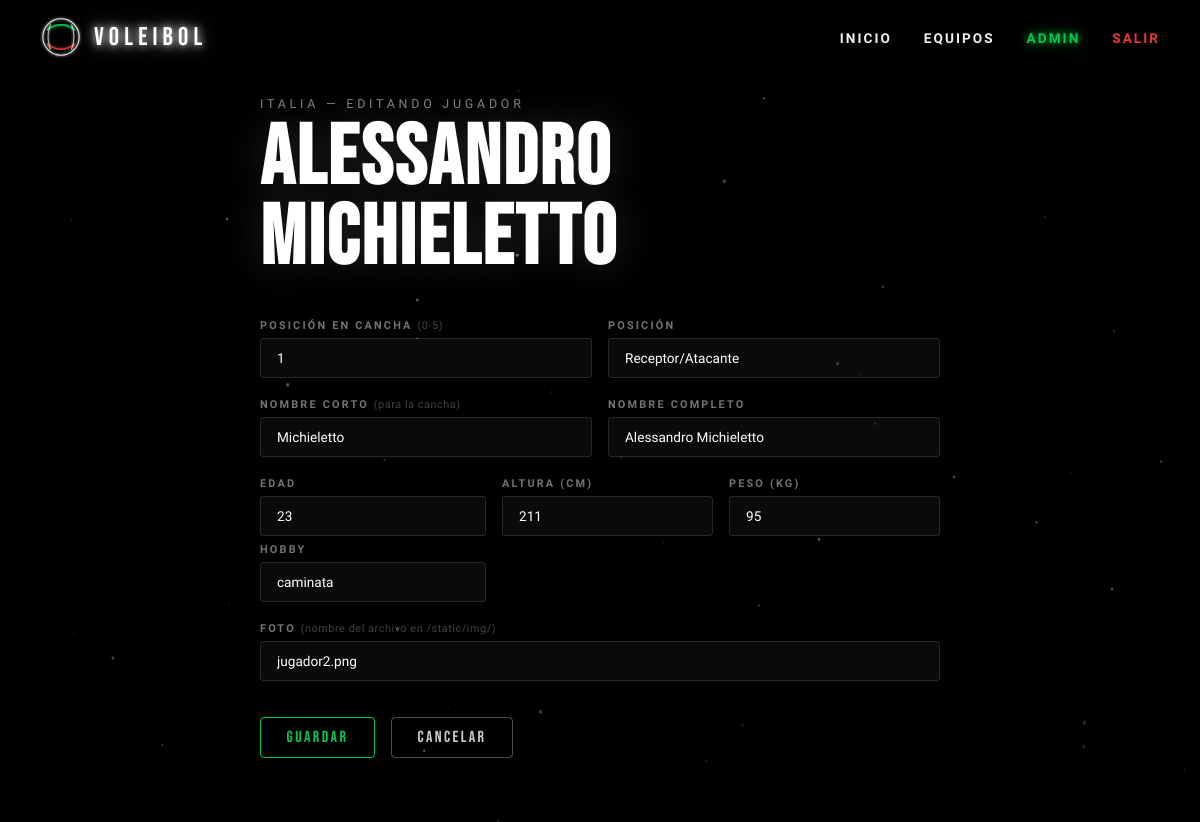
The app's page /equipos/admin-panel/equipo/1/jugador/2/editar/ (signed in) with its own data.
### equipos/models.py (models this page shows, shortened)
class Equipo(models.Model):
    slug        = models.SlugField(unique=True)          # 'italia', 'polonia', 'brasil'
    nombre      = models.CharField(max_length=100)       # 'ITALIA'
    subtitulo   = models.CharField(max_length=200)
    clase_color = models.CharField(max_length=50)        # 'equipo-italia'
    imagen      = models.CharField(max_length=100)       # 'equipo-italia.png'
    class Meta:
        verbose_name = 'Equipo'
        verbose_name_plural = 'Equipos'

class Jugador(models.Model):
    POSICIONES = [
        ('Armador',           'Armador'),
        ('Receptor/Atacante', 'Receptor/Atacante'),
        ('Central',           'Central'),
        ('Opuesto',           'Opuesto'),
        ('Líbero',            'Líbero'),
    ]
    equipo          = models.ForeignKey(Equipo, on_delete=models.CASCADE, related_name='jugadores')
    orden           = models.PositiveSmallIntegerField(default=0)   # 0-5, posición en cancha
    nombre          = models.CharField(max_length=60)               # apellido corto
    nombre_completo = models.CharField(max_length=120)
    hobby = models.CharField(max_length=120, default='')
    posicion        = models.CharField(max_length=30, choices=POSICIONES)
    edad            = models.PositiveSmallIntegerField()
    altura_cm       = models.PositiveSmallIntegerField()            # solo el número
    peso_kg         = models.PositiveSmallIntegerField()
    foto            = models.CharField(max_length=100)              # 'jugador1.png'
    class Meta:
        ordering = ['equipo', 'orden']
        verbose_name = 'Jugador'
        verbose_name_plural = 'Jugadores'

### equipos/views.py (the view, shortened to what this page needs)
# urls.py: path('admin-panel/equipo/<int:equipo_pk>/jugador/<int:pk>/editar/', views.jugador_form,     name='jugador_editar'),
@login_required
def jugador_form(request, equipo_pk, pk=None):
    equipo  = get_object_or_404(Equipo, pk=equipo_pk)
    jugador = get_object_or_404(Jugador, pk=pk, equipo=equipo) if pk else None
    return render(request, 'equipos/admin/jugador_form.html', {
        'equipo': equipo, 'jugador': jugador,
        'posiciones': Jugador.POSICIONES,
    })

### templates/equipos/admin/jugador_form.html (shortened to what this page needs)
{% extends 'equipos/admin/base_admin.html' %}
{% block contenido %}
<div class="form-wrap">
  <p class="texto-subtitulo">{{ equipo.nombre }} — {% if jugador %}Editando jugador{% else %}Nuevo jugador{% endif %}</p>
  <h1 class="texto-titulo">{% if jugador %}{{ jugador.nombre_completo|upper }}{% else %}AGREGAR <span class="acento-verde">JUGADOR</span>{% endif %}</h1>
  <form method="post" class="admin-form">
    <div class="campo-grid">
      <div class="campo">
        <label>POSICIÓN EN CANCHA <span class="campo-hint">(0-5)</span></label>
        <input type="number" name="orden" min="0" max="5" required value="{{ jugador.orden|default:'0' }}"/>
      </div>
      <div class="campo">
        <label>POSICIÓN</label>
        <select name="posicion" required>
          {% for valor, etiqueta in posiciones %}
          <option value="{{ valor }}" {% if jugador.posicion == valor %}selected{% endif %}>{{ etiqueta }}</option>
          {% endfor %}
        </select>
      </div>
    </div>
    <div class="campo-grid">
      <div class="campo">
        <label>NOMBRE CORTO <span class="campo-hint">(para la cancha)</span></label>
        <input type="text" name="nombre" required placeholder="Giannelli" value="{{ jugador.nombre|default:'' }}"/>
      </div>
      <div class="campo">
        <label>NOMBRE COMPLETO</label>
        <input type="text" name="nombre_completo" required placeholder="Simone Giannelli" value="{{ jugador.nombre_completo|default:'' }}"/>
      </div>
    </div>
    <div class="campo-grid tres">
      <div class="campo">
        <label>EDAD</label>
        <input type="number" name="edad" required min="16" max="50" value="{{ jugador.edad|default:'' }}"/>
      <div class="campo">
        <label>HOBBY</label>
        <input type="text" name="hobby" required placeholder="caminata" value="{{ jugador.hobby|default:'' }}"/>
      </div>
      </div>
      <div class="campo">
        <label>ALTURA (cm)</label>
        <input type="number" name="altura_cm" required min="150" max="230" value="{{ jugador.altura_cm|default:'' }}"/>
      </div>
      <div class="campo">
        <label>PESO (kg)</label>
        <input type="number" name="peso_kg" required min="50" max="150" value="{{ jugador.peso_kg|default:'' }}"/>
      </div>
    </div>
    <div class="campo">
      <label>FOTO <span class="campo-hint">(nombre del archivo en /static/img/)</span></label>
      <input type="text" name="foto" required placeholder="jugador1.png" value="{{ jugador.foto|default:'' }}"/>
    </div>
    <div class="form-botones">
      <button type="submit" class="btn-admin btn-verde">GUARDAR</button>
      <a href="{% url 'admin_panel' %}" class="btn-admin btn-blanco">CANCELAR</a>
    </div>
  </form>
</div>
{% endblock %}

### static/css/estilos.css (style rules this page uses)
:root { --negro: #000000; --negro-suave: #050505; --blanco: #ffffff; --blanco-suave: #F0F0F0; --verde: #00C853; --rojo: #E53935; --rojo-vivo: #FF1744; --fuente-titulo: 'Bebas Neue', sans-serif; --fuente-cuerpo: 'Chakra Petch', sans-serif; --brillo-blanco: 0 0 8px #fff, 0 0 20px rgba(255,255,255,0.6); --brillo-verde: 0 0 8px #00C853, 0 0 25px rgba(0,200,83,0.5); --brillo-rojo: 0 0 8px #E53935, 0 0 25px rgba(229,57,53,0.5); }
*, *::before, *::after { margin: 0; padding: 0; box-sizing: border-box; }
html { scroll-behavior: smooth; }
body { background: var(--negro); color: var(--blanco); font-family: var(--fuente-cuerpo); overflow-x: hidden; }
.texto-subtitulo { font-family: var(--fuente-cuerpo); font-size: 0.78rem; font-weight: 300; letter-spacing: 0.3em; text-transform: uppercase; color: rgba(255,255,255,0.5); margin-bottom: 0.5rem; }
.texto-titulo { font-family: var(--fuente-titulo); font-size: clamp(3.5rem, 7vw, 6.5rem); line-height: 0.95; letter-spacing: 0.03em; color: var(--blanco); text-shadow: 0 0 40px rgba(255,255,255,0.15); margin-bottom: 1.2rem; }

### static/css/admin.css (style rules this page uses)
.admin-body { overflow-x: hidden; overflow-y: auto; }
.btn-admin { display: inline-flex; align-items: center; justify-content: center; font-family: var(--fuente-titulo); letter-spacing: .15em; text-decoration: none; border: 1px solid; border-radius: 4px; cursor: pointer; transition: background .25s, border-color .25s, box-shadow .25s, color .25s; white-space: nowrap; background: transparent; }
.btn-admin:not(.btn-sm):not(.btn-xs) { font-size: 1rem; padding: .65rem 1.6rem; }
.btn-verde { border-color: var(--verde); color: var(--verde); }
.btn-blanco { border-color: rgba(255,255,255,.3); color: rgba(255,255,255,.8); }
.form-wrap { max-width: 680px; margin: 0 auto; }
.form-wrap .texto-titulo { margin-bottom: 2.5rem; }
.admin-form { display: flex; flex-direction: column; gap: 1.2rem; }
.campo { display: flex; flex-direction: column; gap: .4rem; }
.campo label { font-family: var(--fuente-cuerpo); font-size: .68rem; font-weight: 600; letter-spacing: .2em; text-transform: uppercase; color: rgba(255,255,255,.45); }
.campo-hint { font-weight: 300; letter-spacing: .05em; color: rgba(255,255,255,.25); text-transform: none; }
.campo input, .campo select { background: rgba(255,255,255,.04); border: 1px solid rgba(255,255,255,.12); border-radius: 4px; padding: .7rem 1rem; color: #fff; font-family: var(--fuente-cuerpo); font-size: .85rem; transition: border-color .25s, box-shadow .25s; outline: none; -webkit-appearance: none; }
.campo select option { background: #111; }
.campo-grid { display: grid; grid-template-columns: 1fr 1fr; gap: 1rem; }
.campo-grid.tres { grid-template-columns: 1fr 1fr 1fr; }
.form-botones { display: flex; gap: 1rem; margin-top: 1rem; }

### records on screen
Equipo: nombre "ITALIA"
Jugador: nombre_completo "ALESSANDRO MICHIELETTO", orden "1", posicion "Receptor/Atacante", nombre "Michieletto", nombre_completo "Alessandro Michieletto", edad "23", hobby "caminata", altura_cm "211", peso_kg "95", foto "jugador2.png"
